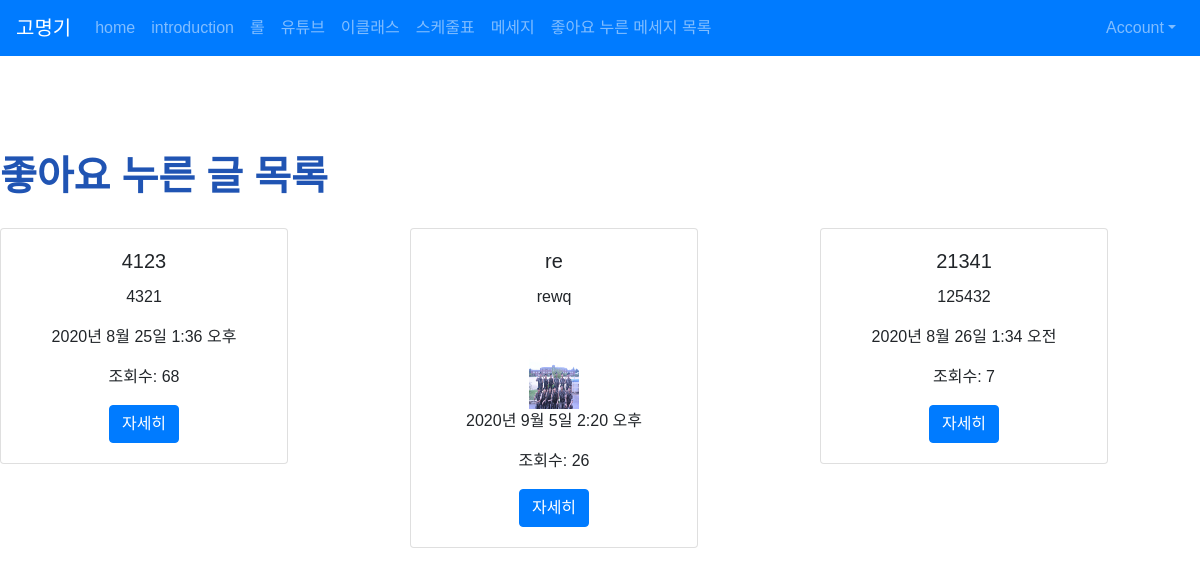
Before: /posts/like_list/ (signed in) with the older database file.
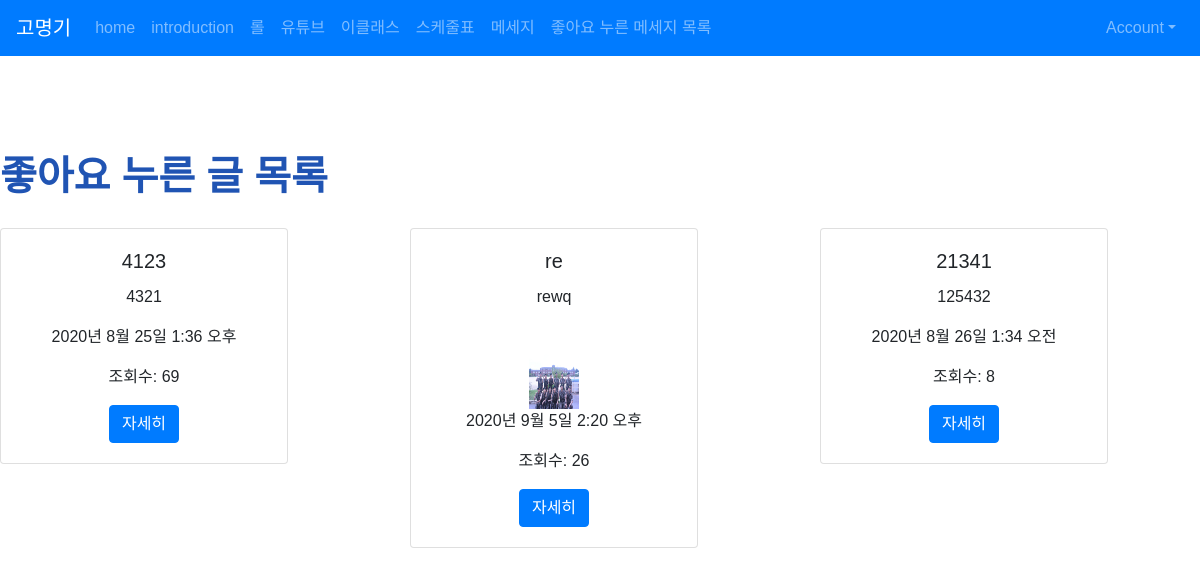
After: the same page with the newer database file.
### posts/models.py (models this page shows, shortened)
class Like(models.Model):
    user = models.ForeignKey(User, on_delete=models.CASCADE)
    post = models.ForeignKey(Post, on_delete=models.CASCADE)
    created_at = models.DateTimeField(auto_now_add=True)
    updated_at = models.DateTimeField(auto_now=True)
    class Meta:
        unique_together = (('user','post'))

class Post(models.Model):
    title = models.CharField(max_length=50, null=False)
    content = models.TextField()
    view_count = models.IntegerField(default = 0)
    created_at = models.DateTimeField(auto_now_add = True)
    updated_at = models.DateTimeField(auto_now = True)
    image = models.ImageField(upload_to = 'images/',null=True)
    user = models.ForeignKey(User, on_delete = models.CASCADE, null=True)
    like_user_set = models.ManyToManyField(User, blank=True, related_name='like_user_set',through='Like')

### posts/views.py (the view)
# urls.py: path('like_list/',like_list, name="like_list"),
@login_required
def like_list(request):
    likes = request.user.like_set.all()
    return render(request,'posts/like_list.html', {'likes':likes})

### posts/templates/posts/like_list.html
{% extends 'base.html' %}
{% load static %}
{% block content %}
    {% if user.is_authenticated %}
        <div class="container1">
            <br><br><br><br>
            <h1 style = "font-weight: bold; color: rgb(32, 84, 179);">좋아요 누른 글 목록</h1>
            <div class="row">
                {% for like in likes %}
                    <div class="col-md-4 col-12">
                        <div class="card text-center" style="width: 18rem; margin-top: 20px;">
                            <div class="card-body">
                                <h5 class="card-title">{{ like.post.title }}</h5>
                                <p class="card-text">{{ like.post.content }}</p>
                                {% if like.post.image %}
                                    <br>
                                    <img src ="{{ like.post.image.url }}" style="height: 60px; width:50px;">
                                {%  endif %}
                                <p>{{ like.post.created_at }}</p>
                                <p> 조회수: {{ like.post.view_count }}</p>
                                <a href="{% url 'posts:show' like.post.id %}" class="btn btn-primary">자세히</a>
                            </div>
                        </div>
                    </div>
                {% endfor %}
            </div>
        </div>
    {% else %}
        <h3> 로그인 후 이용이 가능합니다.</h3>
        <a href="{% url 'account_login' %}" class="btn btn-warning">로그인</a>
        <a href="{% url 'account_signup' %}" class="btn btn-warning">회원가입</a>
    {% endif %}
{% endblock %}

Changed rows visible on the page:
changed through a linked row, Like "2020년 8월 25일 1:36 오후": post.view_count "68" → "69"
changed through a linked row, Like "2020년 8월 26일 1:34 오전": post.view_count "7" → "8"
